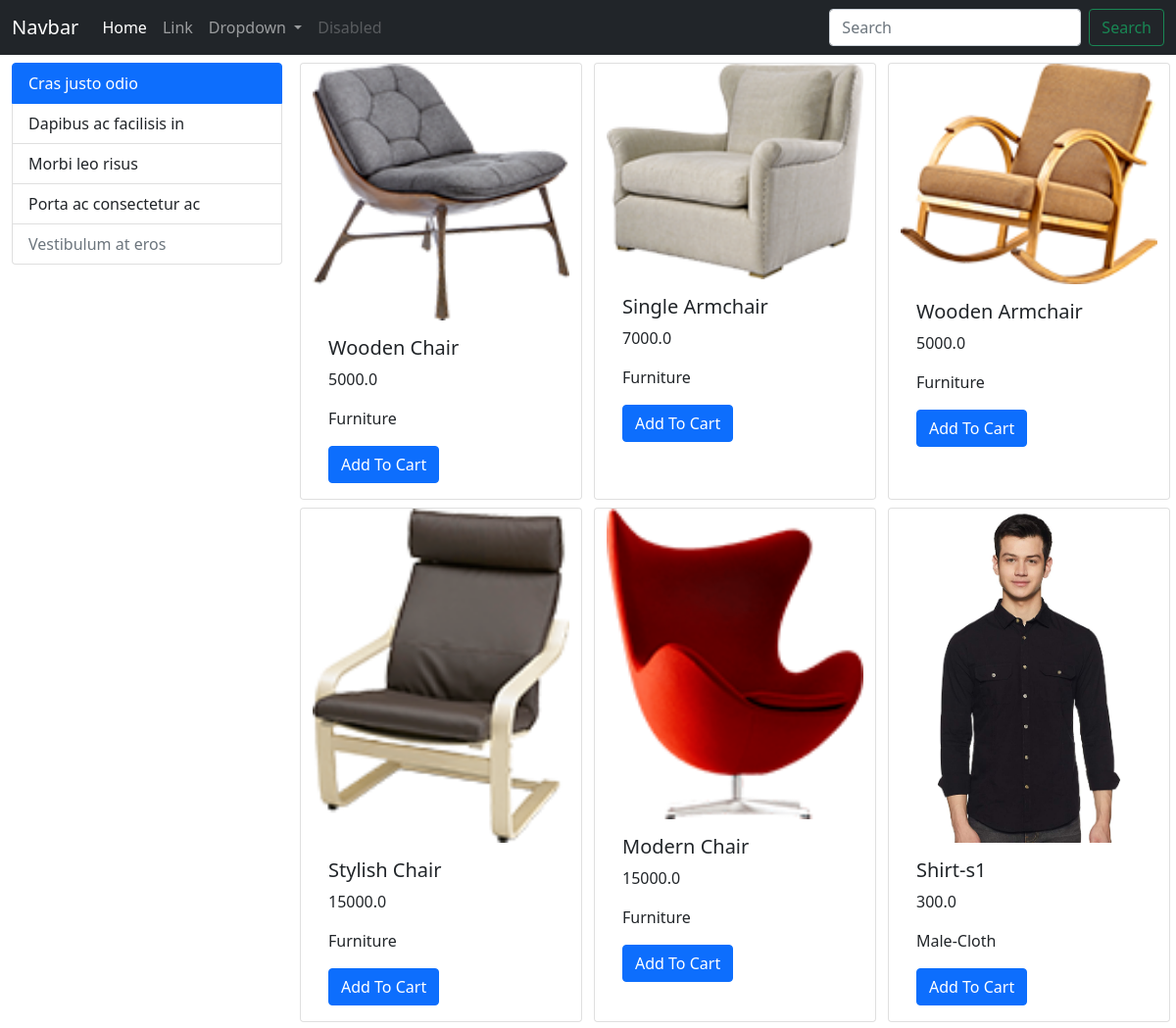
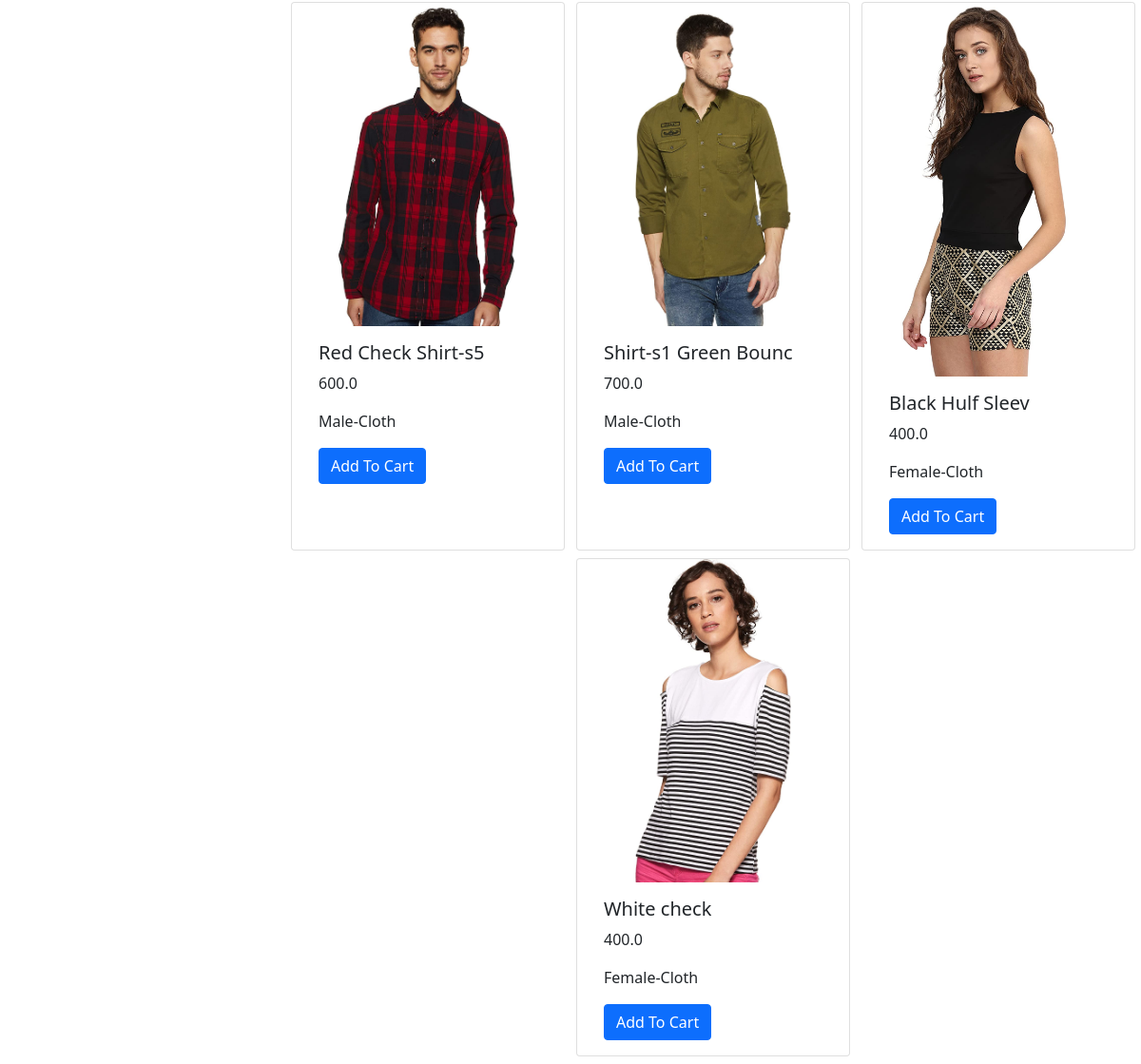
The page / on the database its author committed (2 pictures, top to bottom).
### home/models/product.py (models this page shows, shortened)
class Product(models.Model):
    name = models.CharField(max_length=20)
    price = models.FloatField(default=0)
    catagory = models.ForeignKey(Catagory, on_delete=models.CASCADE, default=1)
    description = models.TextField(max_length=200, null=True, blank=True)
    image = models.ImageField(upload_to="media/producct/")
    @staticmethod
    def get_all_products():
        return Product.objects.all()

### home/models/catagory.py (models this page shows, shortened)
class Catagory(models.Model):
    name = models.CharField(max_length=20)
    def __str__(self):
        return self.name

### home/views.py (the view)
# urls.py: path('', views.home),
def home(request):
    items = Product.get_all_products()
    return render(request,'home/index.html', context={'item':items})

### templates/home/index.html
{% extends 'base/base.html' %}
{% block content %}
<div class="container-fluid mt-2">
 <div class="row">
  <div class="col-lg-3">
    <div class="list-group">
      <a href="#" class="list-group-item list-group-item-action active">
        Cras justo odio
      </a>
      <a href="#" class="list-group-item list-group-item-action">Dapibus ac facilisis in</a>
      <a href="#" class="list-group-item list-group-item-action">Morbi leo risus</a>
      <a href="#" class="list-group-item list-group-item-action">Porta ac consectetur ac</a>
      <a href="#" class="list-group-item list-group-item-action disabled">Vestibulum at eros</a>
    </div>
  </div>
  <div id="products" class="col-lg-9">
    <div class="row">
      {% for items in item %}
      <div class="card mx-auto mb-2" style="width: 18rem;">
          <img src="{{items.image.url}}" class="card-img-top" alt="...">
          <div class="card-body">
            <h5 class="card-title">{{items.name}}</h5>
            <p class="card-text">{{items.price}}</p>
            <p class="card-text">{{items.catagory}}</p>
            <a href="#" class="btn btn-primary">Add To Cart</a>
          </div>
      </div>
      {% endfor %}
    </div>
  </div>
 </div>
</div>
{% endblock content %}

### templates/base/base.html (shortened to what this page needs)
<!doctype html>
<html lang="en">
  <head>
    <link href="https://cdn.jsdelivr.net/npm/bootstrap@5.1.3/dist/css/bootstrap.min.css" rel="stylesheet">
  </head>
  <body>
    <nav class="navbar navbar-expand-lg navbar-dark bg-dark">
      <div class="container-fluid">
        <a class="navbar-brand" href="#">Navbar</a>
        <div class="collapse navbar-collapse" id="navbarSupportedContent">
          <ul class="navbar-nav me-auto mb-2 mb-lg-0">
            <li class="nav-item">
              <a class="nav-link active" aria-current="page" href="#">Home</a>
            </li>
            <li class="nav-item">
              <a class="nav-link" href="#">Link</a>
            </li>
            <li class="nav-item dropdown">
              <a class="nav-link dropdown-toggle" href="#" id="navbarDropdown" role="button" data-bs-toggle="dropdown" aria-expanded="false">
                Dropdown
              </a>
            </li>
            <li class="nav-item">
              <a class="nav-link disabled">Disabled</a>
            </li>
          </ul>
          <form class="d-flex">
            <input class="form-control me-2" type="search" placeholder="Search" aria-label="Search">
            <button class="btn btn-outline-success" type="submit">Search</button>
          </form>
        </div>
      </div>
    </nav>
{% block content %}
{% endblock content %}
  </body>
</html>

### rows shown on the page
Product: image (picture), name "Wooden Chair", price "5000.0", catagory "Furniture"
Product: image (picture), name "Single Armchair", price "7000.0", catagory "Furniture"
Product: image (picture), name "Wooden Armchair", price "5000.0", catagory "Furniture"
Product: image (picture), name "Stylish Chair", price "15000.0", catagory "Furniture"
Product: image (picture), name "Modern Chair", price "15000.0", catagory "Furniture"
Product: image (picture), name "Shirt-s1", price "300.0", catagory "Male-Cloth"
Product: image (picture), name "Red Check Shirt-s5", price "600.0", catagory "Male-Cloth"
Product: image (picture), name "Shirt-s1 Green Bounc", price "700.0", catagory "Male-Cloth"
Product: image (picture), name "Black Hulf Sleev", price "400.0", catagory "Female-Cloth"
Product: image (picture), name "White check", price "400.0", catagory "Female-Cloth"
